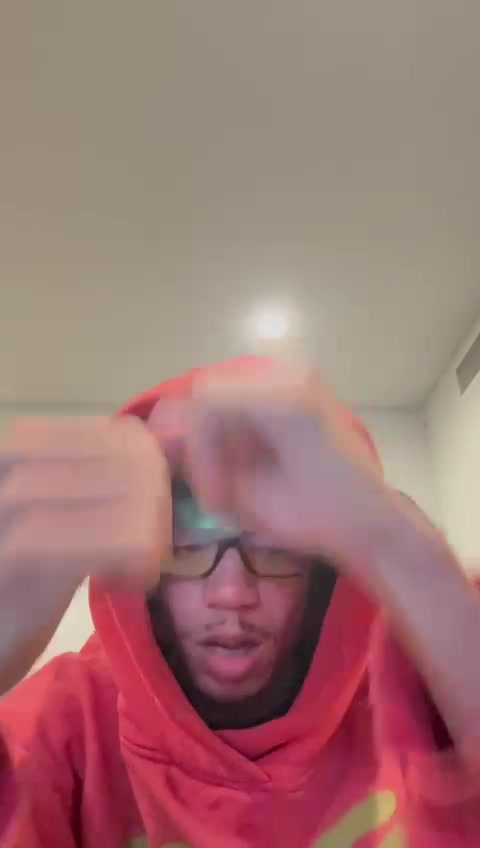
#> input picture backend/videos/0d576d4e-c7b5-40ec-a81b-2beca8b82110/frames/00043.jpg, 480 x 848 px
$ python -i script.py   (imports and definitions only)
#> lines starting #> are read from the running program, lines starting #| are printed output that depends on the picture; after the words box and inside, x2 and y2 are one past the last pixel; in counts of white or black regions, pixels touching at a corner belong together
#> further down, picture is the input picture: shape (848, 480, 3); mean B, G, R 115.5, 117, 160
import cv2
import numpy as np

# Helper function for parameter extraction with validation
def get_param(params, name, default, param_type, min_val=None, max_val=None):
    value = params.get(name, default)
    try:
        value = param_type(value)
        if min_val is not None:
            value = max(min_val, value)
        if max_val is not None:
            value = min(max_val, value)
    except (ValueError, TypeError):
        value = default
    return value

# Function to apply noise to the image
def add_noise(image, noise_factor):
    noise = np.random.randn(*image.shape) * noise_factor
    noisy_image = np.clip(image + noise, 0, 1)
    return noisy_image

# Function to apply pixel sorting
def apply_effect(frame, mask=None, **params):
    if not params:
        params = {}

    # Extract and validate parameters
    thresh_min = get_param(params, "threshold_min", 0.0, float, 0.0, 1.0)
    thresh_max = get_param(params, "threshold_max", 0.8, float, 0.0, 1.0)
    randomness = get_param(params, "randomness", 0, float, 0.0, 1.0)
    angle = get_param(params, "angle", 0, float, -360.0, 360.0)  # Angle can be negative for inversion
    strip_width = get_param(params, "strip_width", 5, int, 1, 100)
    strip_spacing = get_param(params, "strip_spacing", 1, int, 0, 50)
    pulling_distance = get_param(params, "pulling_distance", 1.0, float, 0.1, 10.0)
    char_length = get_param(params, "char_length", 10, int, 1, 100)
    sorting_style = get_param(params, "sorting_style", 0, int, 0, 2)  # 0: Hue, 1: Saturation, 2: Lightness
    noise_factor = get_param(params, "noise_strength", 0.0, float, 0.0, 1.0)
    invert_mask = get_param(params, "invert_mask", False, bool)

    # Convert frame to float for safe pixel manipulation
    original_dtype = frame.dtype
    if original_dtype != np.float32:
        frame = frame.astype(np.float32) / 255.0

    # Apply noise if required
    if noise_factor > 0:
        frame = add_noise(frame, noise_factor)

    # Adjust strip direction (angle without rotating the entire image)
    def rotate_strips(image, angle):
        if angle != 0:
            h, w = image.shape[:2]
            M = cv2.getRotationMatrix2D((w // 2, h // 2), angle, 1)
            rotated = cv2.warpAffine(image, M, (w, h), flags=cv2.INTER_LINEAR)
            return rotated
        return image

    # Core pixel sorting logic
    def pixel_sort(image, mask, style, thresh_min, thresh_max, strip_width, strip_spacing, pulling_distance):
#> called with style = 0, thresh_min = 0, thresh_max = 0.8, strip_width = 5, strip_spacing = 1, pulling_distance = 1
        if style == 0:  # Sort by Hue
            hsv = cv2.cvtColor(image, cv2.COLOR_BGR2HSV)
#> hsv: shape (848, 480, 3) float32; mean H, S, V 155.9, 0.3, 0.6
            channel_to_sort = hsv[:, :, 0]
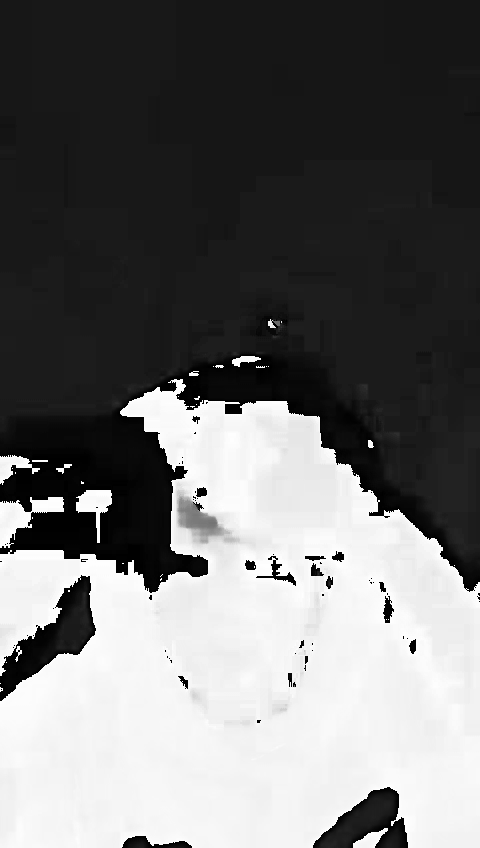
#> channel_to_sort: shape (848, 480) float32; min 0, max 359.5, mean 155.9; drawn with min black and max white
        elif style == 1:  # Sort by Saturation
            hsv = cv2.cvtColor(image, cv2.COLOR_BGR2HSV)
            channel_to_sort = hsv[:, :, 1]
        else:  # Sort by Lightness
            grayscale = cv2.cvtColor(image, cv2.COLOR_BGR2GRAY)
            channel_to_sort = grayscale

        # Apply thresholds (convert to 0-255 range)
        min_thresh_value = int(thresh_min * 255)
        max_thresh_value = int(thresh_max * 255)

        # Mask for threshold range (only pixels within mask region)
        if mask is not None:
            mask = mask.astype(bool)  # Ensure mask is boolean
            if invert_mask:
                mask = ~mask  # Invert mask if required
            threshold_mask = (channel_to_sort >= min_thresh_value) & (channel_to_sort <= max_thresh_value) & mask
        else:
            threshold_mask = (channel_to_sort >= min_thresh_value) & (channel_to_sort <= max_thresh_value)
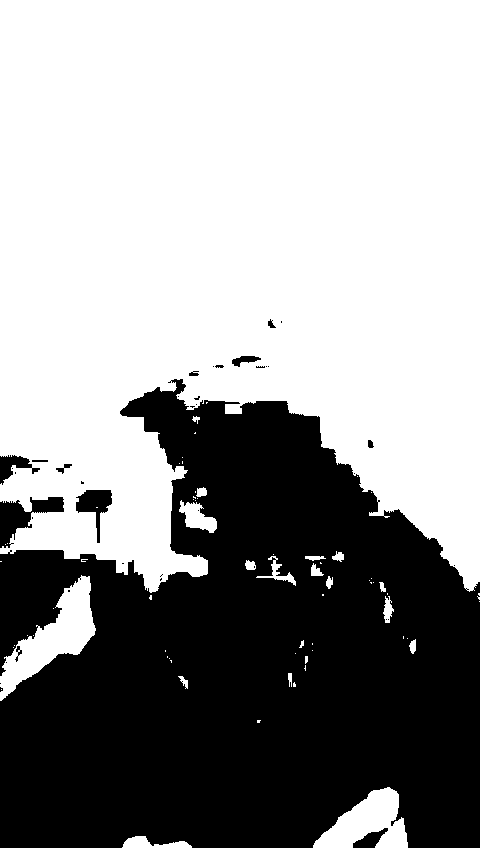
#> threshold_mask: shape (848, 480) bool; 60.3% white; 39 black regions (26 under 20 px), largest, box (x1, y1, x2, y2) and area: (0, 379, 480, 848) 158206, (0, 497, 64, 548) 1401, (76, 490, 112, 543) 803

        sorted_image = image.copy()

        # Sort pixels based on thresholds and intervals
        for col in range(0, image.shape[1], strip_width + strip_spacing):
            masked_indices = np.where(threshold_mask[:, col])[0]
            if len(masked_indices) > 1:
                # Pull indices across pulling distance and sort
                pulling_indices = np.clip(masked_indices * pulling_distance, 0, image.shape[0] - 1).astype(int)
                sorted_indices = np.argsort(channel_to_sort[masked_indices, col])
                sorted_image[pulling_indices, col] = image[masked_indices[sorted_indices], col]
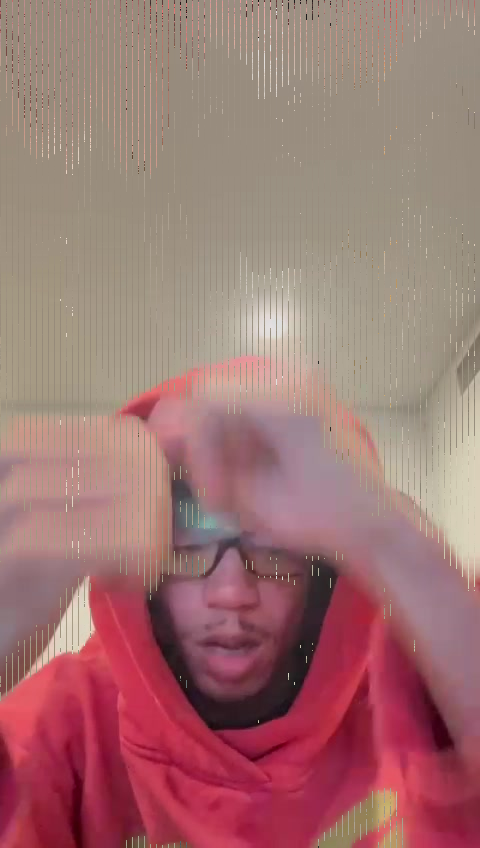
#> sorted_image: shape (848, 480, 3) float32; mean of channels 0, 1, 2 0.453, 0.459, 0.627; drawn as B, G, R

        return sorted_image

    # Rotate strip direction without affecting the whole frame
    frame_with_rotated_strips = rotate_strips(frame, angle)

    # Apply pixel sorting with parameters and mask
    sorted_image = pixel_sort(frame_with_rotated_strips, mask, sorting_style, thresh_min, thresh_max, strip_width, strip_spacing, pulling_distance)

    # Optionally introduce randomness by not sorting some intervals
    if randomness > 0:
        random_mask = np.random.rand(*sorted_image.shape[:2]) > randomness
        sorted_image[random_mask] = frame[random_mask]

    # Resize output back to original dimensions
    if original_dtype != np.float32:
        sorted_image = (sorted_image * 255).astype(np.uint8)

    return sorted_image

>>> import cv2
>>> picture = cv2.imread('../../videos/0d576d4e-c7b5-40ec-a81b-2beca8b82110/frames/00043.jpg')
>>> result = apply_effect(picture)

$ run again, on backend/videos/0d576d4e-c7b5-40ec-a81b-2beca8b82110/frames/00073.jpg
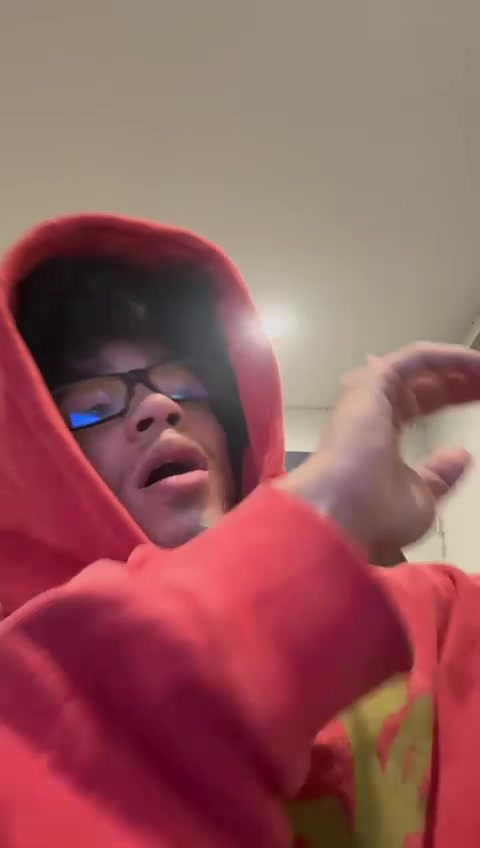
#> input picture backend/videos/0d576d4e-c7b5-40ec-a81b-2beca8b82110/frames/00073.jpg, 480 x 848 px
#> picture is the input picture: shape (848, 480, 3); mean B, G, R 92.9, 91.1, 146.9
#> hsv: shape (848, 480, 3) float32; mean H, S, V 196.6, 0.4, 0.6
#> in pixel_sort, `threshold_mask = (channel_to_sort >= min_thresh_value) & (channel_to_s..`:
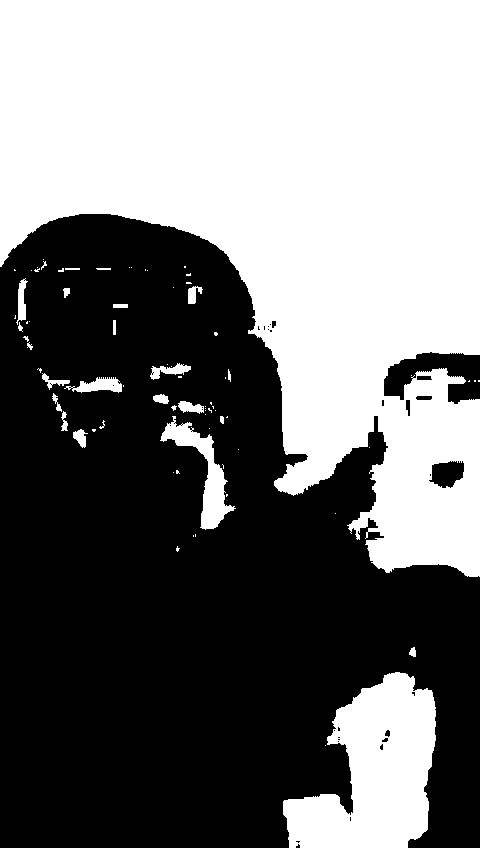
#> threshold_mask: shape (848, 480) bool; 46.8% white; 77 white regions (53 under 20 px), largest, box (x1, y1, x2, y2) and area: (0, 0, 480, 577) 168855, (283, 672, 436, 848) 16734, (160, 416, 236, 530) 2319
#> after the loop in pixel_sort, `for col in range(0, image.shape[1], strip_width + strip_spacing):`:
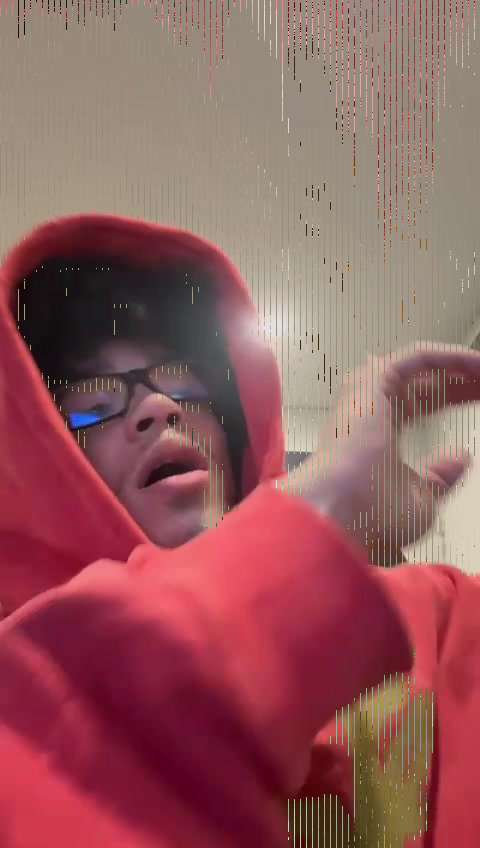
#> sorted_image: shape (848, 480, 3) float32; mean of channels 0, 1, 2 0.365, 0.358, 0.576; drawn as B, G, R

$ run again, on backend/videos/0d576d4e-c7b5-40ec-a81b-2beca8b82110/frames/00078.jpg
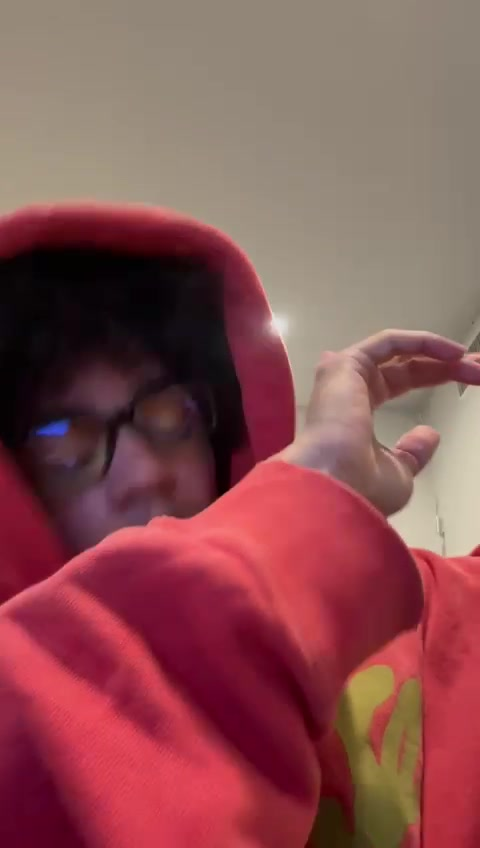
#> input picture backend/videos/0d576d4e-c7b5-40ec-a81b-2beca8b82110/frames/00078.jpg, 480 x 848 px
#> picture is the input picture: shape (848, 480, 3); mean B, G, R 82.3, 80.2, 137.2
#> hsv: shape (848, 480, 3) float32; mean H, S, V 207, 0.5, 0.5
#> in pixel_sort, `threshold_mask = (channel_to_sort >= min_thresh_value) & (channel_to_s..`:
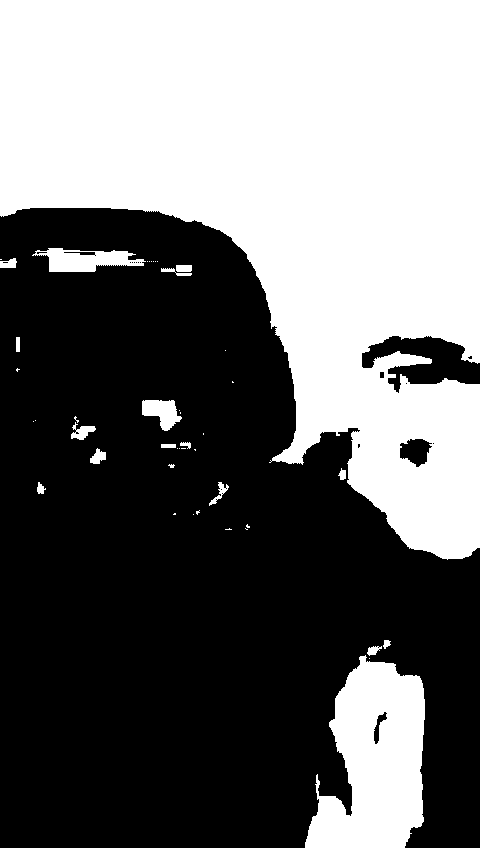
#> threshold_mask: shape (848, 480) bool; 43.7% white; 45 white regions (28 under 20 px), largest, box (x1, y1, x2, y2) and area: (0, 0, 480, 560) 158423, (305, 655, 425, 848) 15741, (32, 248, 146, 272) 1619
#> after the loop in pixel_sort, `for col in range(0, image.shape[1], strip_width + strip_spacing):`:
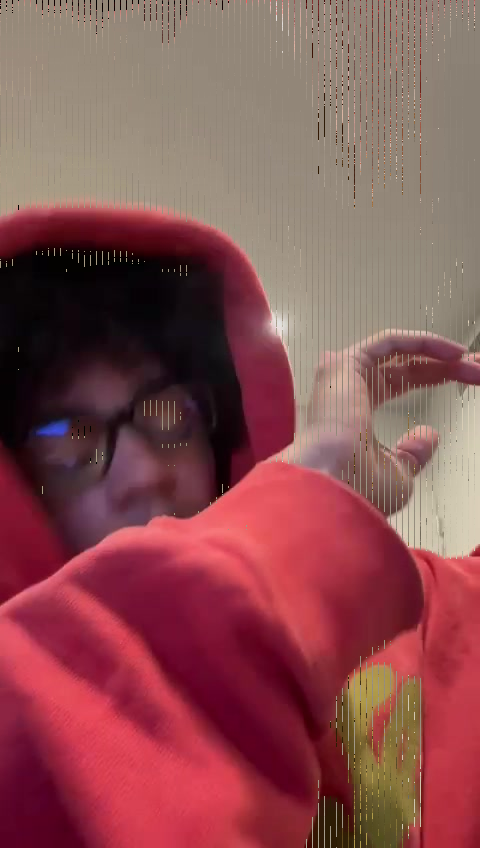
#> sorted_image: shape (848, 480, 3) float32; mean of channels 0, 1, 2 0.323, 0.315, 0.538; drawn as B, G, R

$ run again, on backend/videos/0d576d4e-c7b5-40ec-a81b-2beca8b82110/frames/00081.jpg
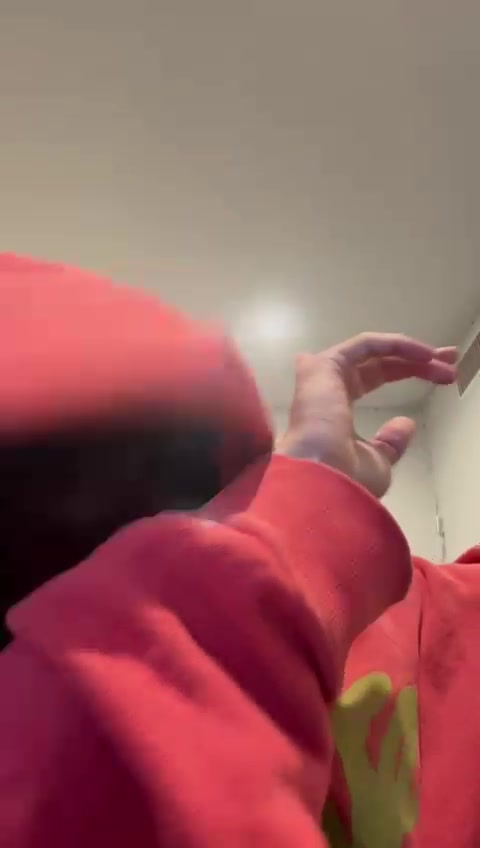
#> input picture backend/videos/0d576d4e-c7b5-40ec-a81b-2beca8b82110/frames/00081.jpg, 480 x 848 px
#> picture is the input picture: shape (848, 480, 3); mean B, G, R 93.9, 93.5, 151.8
#> hsv: shape (848, 480, 3) float32; mean H, S, V 191.4, 0.5, 0.6
#> in pixel_sort, `threshold_mask = (channel_to_sort >= min_thresh_value) & (channel_to_s..`:
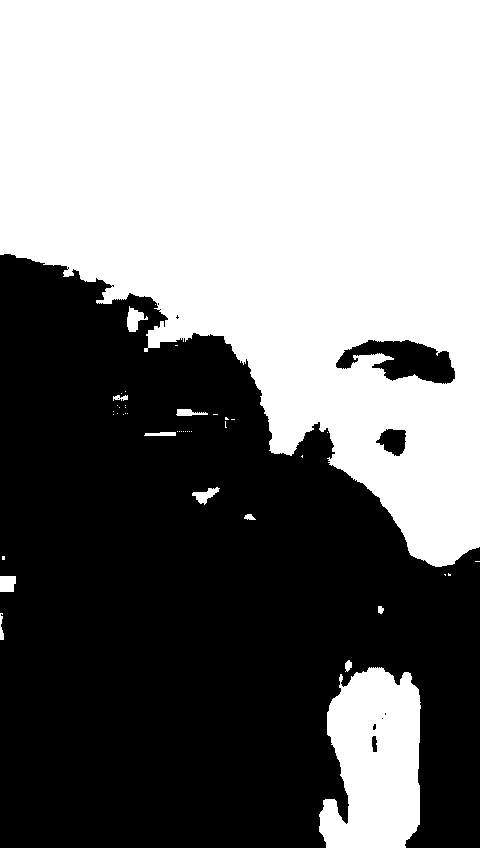
#> threshold_mask: shape (848, 480) bool; 49.4% white; 44 white regions (32 under 20 px), largest, box (x1, y1, x2, y2) and area: (0, 0, 480, 567) 185295, (319, 667, 421, 848) 14612, (127, 306, 148, 332) 293
#> after the loop in pixel_sort, `for col in range(0, image.shape[1], strip_width + strip_spacing):`:
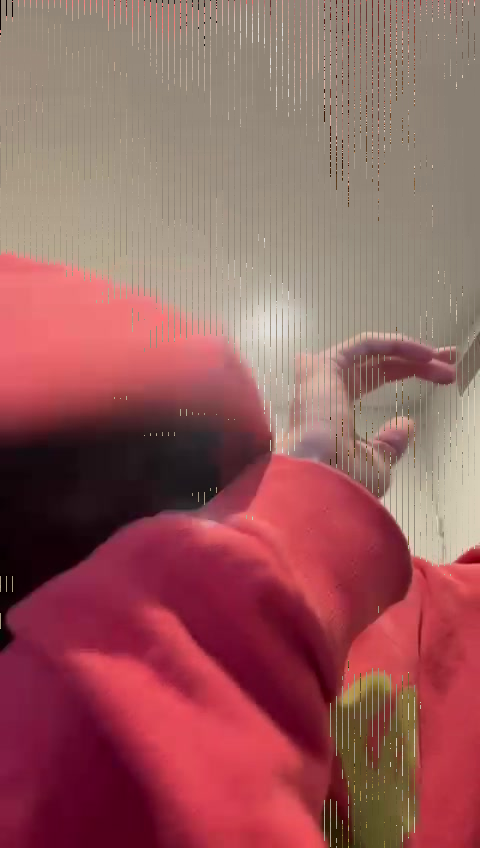
#> sorted_image: shape (848, 480, 3) float32; mean of channels 0, 1, 2 0.369, 0.367, 0.595; drawn as B, G, R
